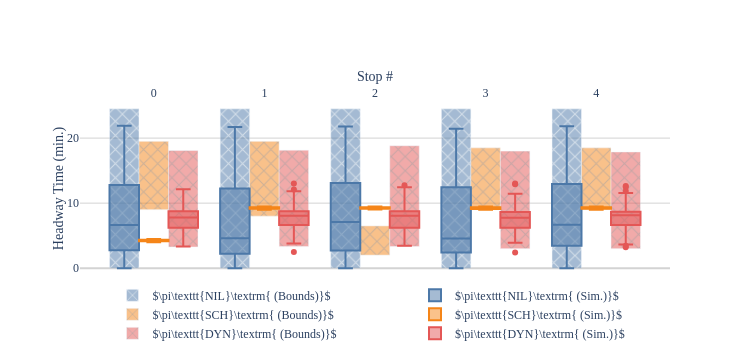

This figure's notebook cell:
### Markdown cell above
## Exp 1: Holding Policy at All Stops
Consider the case where every stop along a route has an identical holding policy applied.

### Code cell
T_MAX = 60 * 24 * 7
N_STOPS = 5
BASE_ROUTE = [
    StopConfig(
        tau=(4, 4.5),
        delta=(0, 0.5),
        policy=BolehPolicy,
        policy_args={},
    ) for _ in range(N_STOPS)
]
START_TIMES = [0, 10, 20]

# Scheduled terminal departure
SCHED_ROUTE = deepcopy(BASE_ROUTE)
for i in range(N_STOPS):
    SCHED_ROUTE[i].policy = InfiniteSchedulePolicy
    SCHED_ROUTE[i].policy_args = {'time_delta': 10, 'offset':  5 * i}

# Headway driven holding
HEADWAY_ROUTE = deepcopy(BASE_ROUTE)
for i in range(N_STOPS):
    HEADWAY_ROUTE[i].policy = HeadwayDrivenPolicy
    HEADWAY_ROUTE[i].policy_args = {'activation_ratio': 0.75, 'max_holding': float('inf')}

routes = [
    RouteConfig(name=r'\pi\texttt{NIL}', route=BASE_ROUTE, start_times=START_TIMES),
    RouteConfig(name=r'\pi\texttt{SCH}', route=SCHED_ROUTE, start_times=START_TIMES),
    RouteConfig(name=r'\pi\texttt{DYN}', route=HEADWAY_ROUTE, start_times=START_TIMES),
]

run_experiment(exp_id='holdstop12345', routes=routes, t_max=T_MAX)

### Figure 1 — Plotly figure (JSON) as saved in the notebook; plotly's stock layout.template omitted (floating-point values rounded to 4 significant figures; data arrays with more than 128 entries replaced by an {"elided": "..."} marker saying what was removed)
{"data": [{"base": [0], "legend": "legend", "marker": {"color": "#4C78A8", "pattern": {"shape": "x"}}, "name": "$\\pi\\texttt{NIL}\\textrm{ (Bounds)}$", "opacity": 0.5, "showlegend": true, "type": "bar", "width": 0.2667, "x": [-0.2667], "y": [24.5]}, {"legend": "legend2", "marker": {"color": "#4C78A8"}, "name": "$\\pi\\texttt{NIL}\\textrm{ (Sim.)}$", "opacity": 1, "showlegend": true, "type": "box", "width": 0.2667, "x": {"elided": "226 float values"}, "y": {"elided": "226 float values"}}, {"base": [0], "legend": "legend", "marker": {"color": "#4C78A8", "pattern": {"shape": "x"}}, "name": "$\\pi\\texttt{NIL}\\textrm{ (Bounds)}$", "opacity": 0.5, "showlegend": false, "type": "bar", "width": 0.2667, "x": [0.7333], "y": [24.5]}, {"legend": "legend2", "marker": {"color": "#4C78A8"}, "name": "$\\pi\\texttt{NIL}\\textrm{ (Sim.)}$", "opacity": 1, "showlegend": false, "type": "box", "width": 0.2667, "x": {"elided": "232 float values"}, "y": {"elided": "232 float values"}}, {"base": [0], "legend": "legend", "marker": {"color": "#4C78A8", "pattern": {"shape": "x"}}, "name": "$\\pi\\texttt{NIL}\\textrm{ (Bounds)}$", "opacity": 0.5, "showlegend": false, "type": "bar", "width": 0.2667, "x": [1.733], "y": [24.5]}, {"legend": "legend2", "marker": {"color": "#4C78A8"}, "name": "$\\pi\\texttt{NIL}\\textrm{ (Sim.)}$", "opacity": 1, "showlegend": false, "type": "box", "width": 0.2667, "x": {"elided": "238 float values"}, "y": {"elided": "238 float values"}}, {"base": [0], "legend": "legend", "marker": {"color": "#4C78A8", "pattern": {"shape": "x"}}, "name": "$\\pi\\texttt{NIL}\\textrm{ (Bounds)}$", "opacity": 0.5, "showlegend": false, "type": "bar", "width": 0.2667, "x": [2.733], "y": [24.5]}, {"legend": "legend2", "marker": {"color": "#4C78A8"}, "name": "$\\pi\\texttt{NIL}\\textrm{ (Sim.)}$", "opacity": 1, "showlegend": false, "type": "box", "width": 0.2667, "x": {"elided": "231 float values"}, "y": {"elided": "231 float values"}}, {"base": [0], "legend": "legend", "marker": {"color": "#4C78A8", "pattern": {"shape": "x"}}, "name": "$\\pi\\texttt{NIL}\\textrm{ (Bounds)}$", "opacity": 0.5, "showlegend": false, "type": "bar", "width": 0.2667, "x": [3.733], "y": [24.5]}, {"legend": "legend2", "marker": {"color": "#4C78A8"}, "name": "$\\pi\\texttt{NIL}\\textrm{ (Sim.)}$", "opacity": 1, "showlegend": false, "type": "box", "width": 0.2667, "x": {"elided": "213 float values"}, "y": {"elided": "213 float values"}}, {"base": [9], "legend": "legend", "marker": {"color": "#F58518", "pattern": {"shape": "x"}}, "name": "$\\pi\\texttt{SCH}\\textrm{ (Bounds)}$", "opacity": 0.5, "showlegend": true, "type": "bar", "width": 0.2667, "x": [-2.776e-17], "y": [10.5]}, {"legend": "legend2", "marker": {"color": "#F58518"}, "name": "$\\pi\\texttt{SCH}\\textrm{ (Sim.)}$", "opacity": 1, "showlegend": true, "type": "box", "width": 0.2667, "x": {"elided": "748 float values"}, "y": {"elided": "748 float values"}}, {"base": [8], "legend": "legend", "marker": {"color": "#F58518", "pattern": {"shape": "x"}}, "name": "$\\pi\\texttt{SCH}\\textrm{ (Bounds)}$", "opacity": 0.5, "showlegend": false, "type": "bar", "width": 0.2667, "x": [1], "y": [11.5]}, {"legend": "legend2", "marker": {"color": "#F58518"}, "name": "$\\pi\\texttt{SCH}\\textrm{ (Sim.)}$", "opacity": 1, "showlegend": false, "type": "box", "width": 0.2667, "x": {"elided": "718 int values"}, "y": {"elided": "718 float values"}}, {"base": [2], "legend": "legend", "marker": {"color": "#F58518", "pattern": {"shape": "x"}}, "name": "$\\pi\\texttt{SCH}\\textrm{ (Bounds)}$", "opacity": 0.5, "showlegend": false, "type": "bar", "width": 0.2667, "x": [2], "y": [4.5]}, {"legend": "legend2", "marker": {"color": "#F58518"}, "name": "$\\pi\\texttt{SCH}\\textrm{ (Sim.)}$", "opacity": 1, "showlegend": false, "type": "box", "width": 0.2667, "x": {"elided": "540 int values"}, "y": {"elided": "540 float values"}}, {"base": [9], "legend": "legend", "marker": {"color": "#F58518", "pattern": {"shape": "x"}}, "name": "$\\pi\\texttt{SCH}\\textrm{ (Bounds)}$", "opacity": 0.5, "showlegend": false, "type": "bar", "width": 0.2667, "x": [3], "y": [9.5]}, {"legend": "legend2", "marker": {"color": "#F58518"}, "name": "$\\pi\\texttt{SCH}\\textrm{ (Sim.)}$", "opacity": 1, "showlegend": false, "type": "box", "width": 0.2667, "x": {"elided": "731 int values"}, "y": {"elided": "731 float values"}}, {"base": [9], "legend": "legend", "marker": {"color": "#F58518", "pattern": {"shape": "x"}}, "name": "$\\pi\\texttt{SCH}\\textrm{ (Bounds)}$", "opacity": 0.5, "showlegend": false, "type": "bar", "width": 0.2667, "x": [4], "y": [9.5]}, {"legend": "legend2", "marker": {"color": "#F58518"}, "name": "$\\pi\\texttt{SCH}\\textrm{ (Sim.)}$", "opacity": 1, "showlegend": false, "type": "box", "width": 0.2667, "x": {"elided": "530 int values"}, "y": {"elided": "530 float values"}}, {"base": [3.25], "legend": "legend", "marker": {"color": "#E45756", "pattern": {"shape": "x"}}, "name": "$\\pi\\texttt{DYN}\\textrm{ (Bounds)}$", "opacity": 0.5, "showlegend": true, "type": "bar", "width": 0.2667, "x": [0.2667], "y": [14.84]}, {"legend": "legend2", "marker": {"color": "#E45756"}, "name": "$\\pi\\texttt{DYN}\\textrm{ (Sim.)}$", "opacity": 1, "showlegend": true, "type": "box", "width": 0.2667, "x": [0.2667, 0.2667, 0.2667, 0.2667, 0.2667, 0.2667, 0.2667, 0.2667, 0.2667, 0.2667, 0.2667, 0.2667, 0.2667, 0.2667, 0.2667, 0.2667, 0.2667, 0.2667, 0.2667, 0.2667, 0.2667, 0.2667, 0.2667, 0.2667, 0.2667, 0.2667, 0.2667, 0.2667, 0.2667, 0.2667, 0.2667, 0.2667, 0.2667, 0.2667, 0.2667, 0.2667, 0.2667, 0.2667, 0.2667, 0.2667, 0.2667, 0.2667, 0.2667, 0.2667, 0.2667, 0.2667, 0.2667, 0.2667, 0.2667, 0.2667, 0.2667, 0.2667, 0.2667, 0.2667, 0.2667, 0.2667, 0.2667, 0.2667, 0.2667, 0.2667, 0.2667, 0.2667, 0.2667, 0.2667, 0.2667, 0.2667, 0.2667, 0.2667, 0.2667, 0.2667, 0.2667, 0.2667, 0.2667, 0.2667, 0.2667, 0.2667, 0.2667, 0.2667, 0.2667, 0.2667, 0.2667, 0.2667, 0.2667, 0.2667, 0.2667, 0.2667, 0.2667, 0.2667, 0.2667, 0.2667, 0.2667, 0.2667, 0.2667, 0.2667, 0.2667, 0.2667, 0.2667, 0.2667, 0.2667, 0.2667, 0.2667, 0.2667, 0.2667, 0.2667, 0.2667, 0.2667, 0.2667, 0.2667, 0.2667, 0.2667, 0.2667, 0.2667, 0.2667, 0.2667, 0.2667, 0.2667, 0.2667, 0.2667, 0.2667, 0.2667, 0.2667], "y": [9.954, 9.383, 8.724, 8.173, 11.35, 8.751, 12.14, 11.68, 10.08, 11.41, 3.759, 5.719, 3.314, 9.575, 7.936, 6.717, 8.929, 7.482, 8.879, 7.63, 4.286, 8.975, 9.229, 6.624, 6.776, 7.192, 9.033, 6.233, 5.712, 8.737, 6.501, 8.25, 8.121, 7.947, 6.75, 8.695, 6.939, 8.424, 3.884, 8.673, 8.585, 5.586, 6.922, 11.36, 10.98, 4.135, 5.09, 8.407, 8.474, 5.533, 5.923, 6.963, 4.064, 3.757, 6.217, 4.228, 6.343, 4.226, 10.51, 10.34, 8.22, 7.469, 9.271, 3.626, 5.922, 8.88, 6.041, 6.281, 8.587, 6.187, 8.279, 8.047, 6.014, 6.485, 8.539, 8.299, 6.517, 8.667, 8.051, 8.867, 8.357, 7.471, 8.559, 4.77, 8.014, 7.061, 8.813, 8.919, 7.386, 4.675, 8.652, 8.206, 6.58, 7.042, 8.671, 4.327, 11.14, 9.137, 9.197, 6.923, 9.014, 6.341, 9.12, 4.424, 6.531, 8.447, 8.464, 7.798, 7.398, 8.835, 8.794, 4.358, 4.335, 8.821, 7.583, 5.111, 6.833, 6.842, 6.287, 4.548, 4.069]}, {"base": [3.312], "legend": "legend", "marker": {"color": "#E45756", "pattern": {"shape": "x"}}, "name": "$\\pi\\texttt{DYN}\\textrm{ (Bounds)}$", "opacity": 0.5, "showlegend": false, "type": "bar", "width": 0.2667, "x": [1.267], "y": [14.84]}, {"legend": "legend2", "marker": {"color": "#E45756"}, "name": "$\\pi\\texttt{DYN}\\textrm{ (Sim.)}$", "opacity": 1, "showlegend": false, "type": "box", "width": 0.2667, "x": [1.267, 1.267, 1.267, 1.267, 1.267, 1.267, 1.267, 1.267, 1.267, 1.267, 1.267, 1.267, 1.267, 1.267, 1.267, 1.267, 1.267, 1.267, 1.267, 1.267, 1.267, 1.267, 1.267, 1.267, 1.267, 1.267, 1.267, 1.267, 1.267, 1.267, 1.267, 1.267, 1.267, 1.267, 1.267, 1.267, 1.267, 1.267, 1.267, 1.267, 1.267, 1.267, 1.267, 1.267, 1.267, 1.267, 1.267, 1.267, 1.267, 1.267, 1.267, 1.267, 1.267, 1.267, 1.267, 1.267, 1.267, 1.267, 1.267, 1.267, 1.267, 1.267, 1.267, 1.267, 1.267, 1.267, 1.267, 1.267, 1.267, 1.267, 1.267, 1.267, 1.267, 1.267, 1.267, 1.267, 1.267, 1.267, 1.267, 1.267, 1.267, 1.267, 1.267, 1.267, 1.267, 1.267, 1.267, 1.267, 1.267, 1.267, 1.267, 1.267, 1.267, 1.267, 1.267, 1.267, 1.267, 1.267, 1.267, 1.267, 1.267, 1.267, 1.267, 1.267, 1.267, 1.267, 1.267, 1.267, 1.267, 1.267, 1.267, 1.267, 1.267, 1.267, 1.267, 1.267, 1.267, 1.267, 1.267, 1.267, 1.267, 1.267, 1.267, 1.267, 1.267, 1.267, 1.267, 1.267], "y": [10.39, 8.945, 8.716, 11.53, 8.178, 9.097, 11.84, 9.158, 7.773, 8.65, 8.807, 9.257, 6.127, 8.346, 7.789, 7.76, 6.313, 7.935, 6.686, 8.38, 7.641, 7.959, 8.37, 6.42, 6.704, 8.93, 11.76, 5.178, 9.261, 9.013, 5.543, 8.548, 8.451, 5.94, 8.564, 5.754, 8.185, 9.521, 11.1, 10.85, 8.402, 6.547, 8.73, 7.378, 8.593, 6.154, 7.949, 6.628, 5.81, 4.307, 5.762, 4.452, 6.055, 4.729, 10.41, 4.148, 5.877, 6.245, 6.048, 8.567, 8.09, 8.08, 6.622, 7.104, 7.796, 8.548, 6.02, 7.999, 7.443, 7.488, 7.71, 7.624, 6.491, 8.18, 8.175, 6.796, 8.48, 6.491, 6.424, 7.709, 8.824, 7.522, 9.38, 4.961, 8.909, 8.296, 7.812, 5.521, 8.255, 8.959, 8.851, 7.179, 11.35, 9.191, 9.433, 2.497, 3.797, 13.01, 8.977, 9.762, 4.149, 8.174, 7.262, 7.572, 8.662, 8.586, 7.974, 8.905, 8.588, 8.307, 6.348, 7.969, 7.065, 6.971, 8.449, 8.595, 12.12, 8.638, 8.015, 8.829, 9.033, 8.481, 8.169, 5.333, 9.159, 6.125, 6.896, 7.246]}, {"base": [3.328], "legend": "legend", "marker": {"color": "#E45756", "pattern": {"shape": "x"}}, "name": "$\\pi\\texttt{DYN}\\textrm{ (Bounds)}$", "opacity": 0.5, "showlegend": false, "type": "bar", "width": 0.2667, "x": [2.267], "y": [15.5]}, {"legend": "legend2", "marker": {"color": "#E45756"}, "name": "$\\pi\\texttt{DYN}\\textrm{ (Sim.)}$", "opacity": 1, "showlegend": false, "type": "box", "width": 0.2667, "x": {"elided": "130 float values"}, "y": {"elided": "130 float values"}}, {"base": [3], "legend": "legend", "marker": {"color": "#E45756", "pattern": {"shape": "x"}}, "name": "$\\pi\\texttt{DYN}\\textrm{ (Bounds)}$", "opacity": 0.5, "showlegend": false, "type": "bar", "width": 0.2667, "x": [3.267], "y": [15]}, {"legend": "legend2", "marker": {"color": "#E45756"}, "name": "$\\pi\\texttt{DYN}\\textrm{ (Sim.)}$", "opacity": 1, "showlegend": false, "type": "box", "width": 0.2667, "x": {"elided": "132 float values"}, "y": {"elided": "132 float values"}}, {"base": [3], "legend": "legend", "marker": {"color": "#E45756", "pattern": {"shape": "x"}}, "name": "$\\pi\\texttt{DYN}\\textrm{ (Bounds)}$", "opacity": 0.5, "showlegend": false, "type": "bar", "width": 0.2667, "x": [4.267], "y": [14.88]}, {"legend": "legend2", "marker": {"color": "#E45756"}, "name": "$\\pi\\texttt{DYN}\\textrm{ (Sim.)}$", "opacity": 1, "showlegend": false, "type": "box", "width": 0.2667, "x": {"elided": "141 float values"}, "y": {"elided": "141 float values"}}], "layout": {"font": {"family": "Times New Roman, serif"}, "height": 360, "legend": {"orientation": "v", "x": 0.25, "xanchor": "center", "y": -0.4, "yanchor": "bottom"}, "legend2": {"orientation": "v", "x": 0.75, "xanchor": "center", "y": -0.4, "yanchor": "bottom"}, "plot_bgcolor": "white", "width": 750, "xaxis": {"side": "top", "tickmode": "array", "tickvals": [0, 1, 2, 3, 4], "title": {"standoff": 0, "text": "Stop #"}}, "yaxis": {"gridcolor": "lightgrey", "showgrid": true, "title": {"standoff": 0, "text": "Headway Time (min.)"}, "zeroline": true, "zerolinecolor": "lightgrey"}}}
